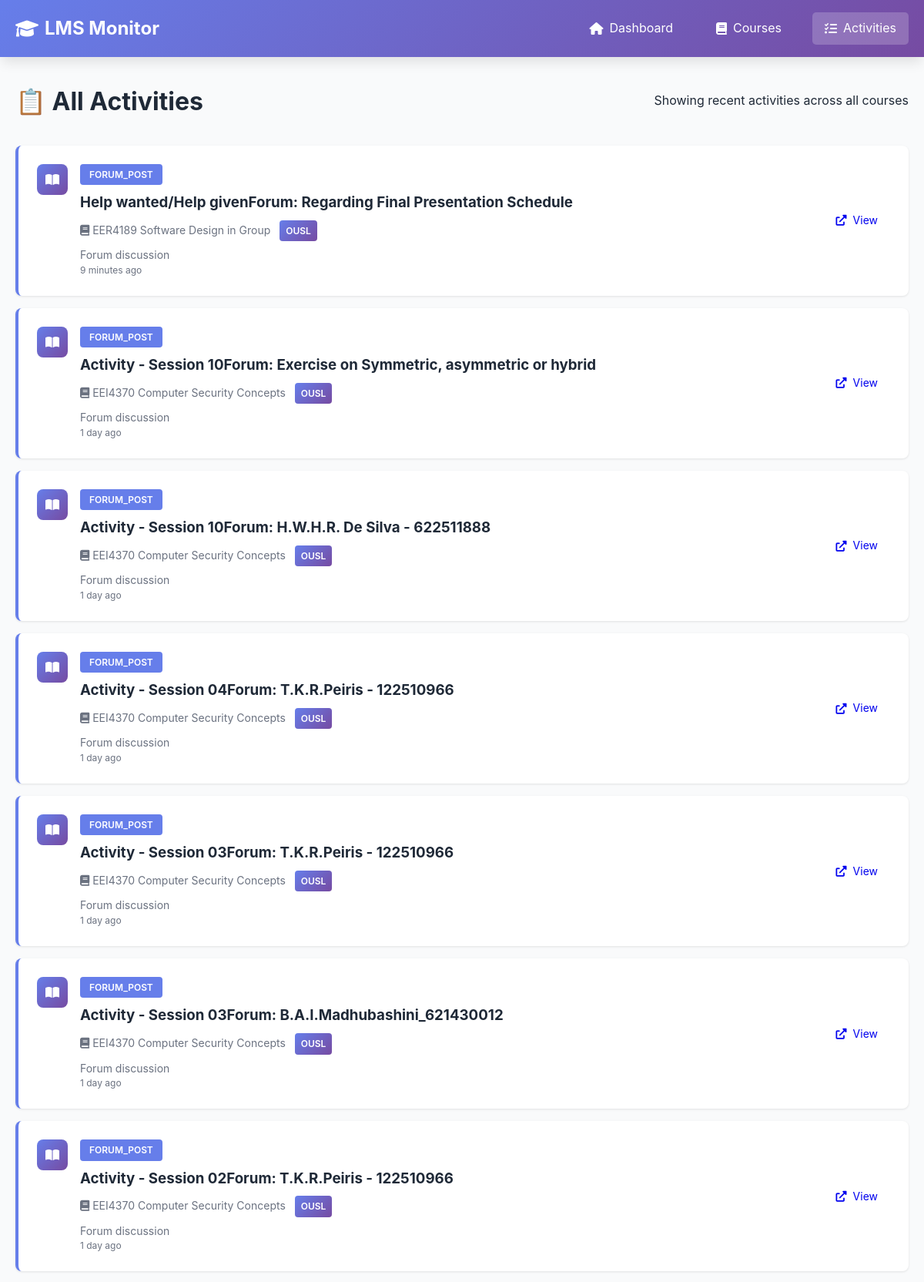
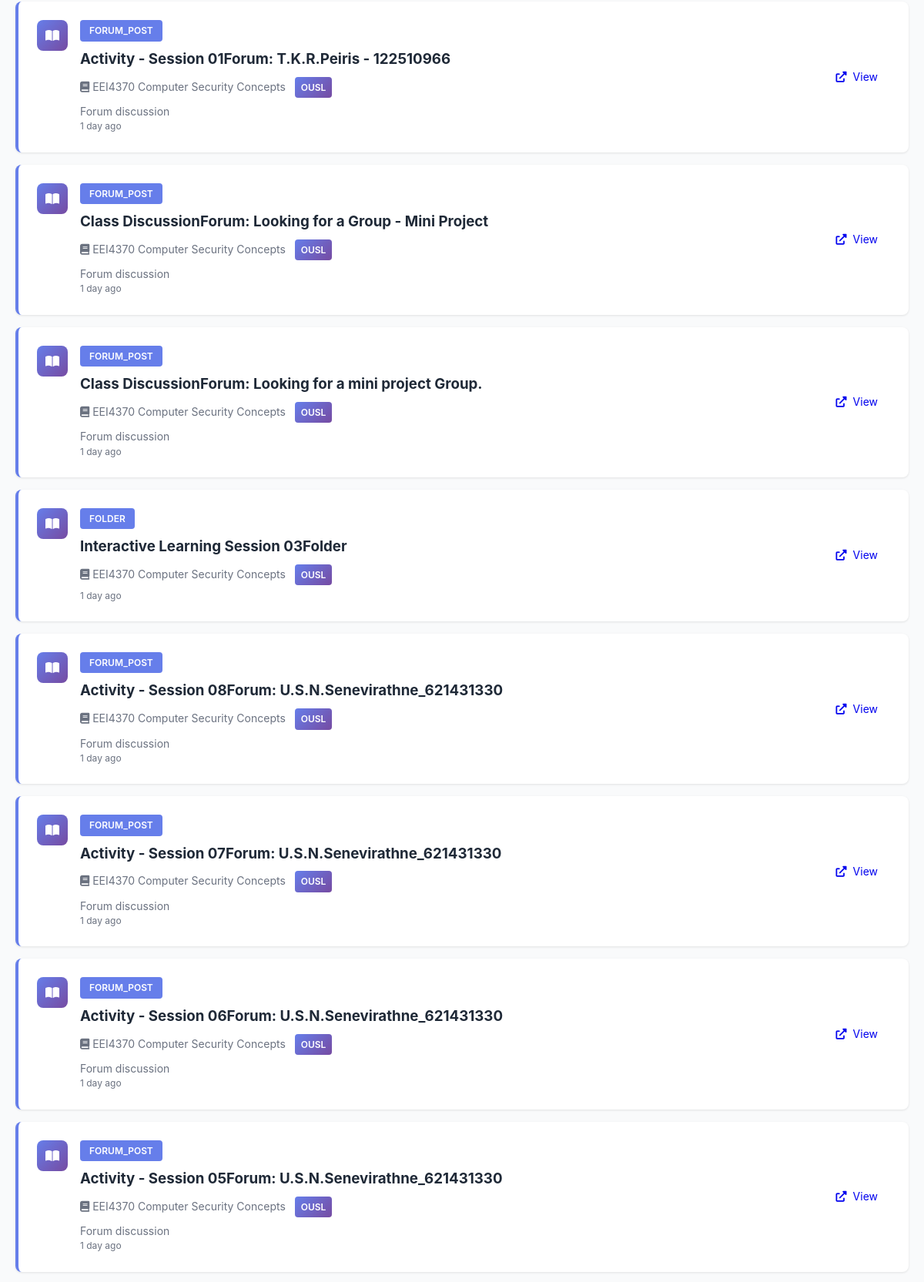
The app's page /activities (upper part) with its own data (2 pictures, top to bottom).
### tables this page shows
CREATE TABLE courses (
                id INTEGER PRIMARY KEY AUTOINCREMENT,
                course_id TEXT UNIQUE NOT NULL,
                lms_name TEXT NOT NULL,
                course_name TEXT NOT NULL,
                course_url TEXT,
                first_seen TIMESTAMP DEFAULT CURRENT_TIMESTAMP,
                last_checked TIMESTAMP DEFAULT CURRENT_TIMESTAMP
            );

### app.py (the view)
@app.route('/activities')
def activities():
    limit = int(request.args.get('limit', 50))
    activities_list = db.get_recent_activities(limit=limit)
    return render_template('activities.html', activities=activities_list)

### database.py (called while the page is built)
    def get_connection(self):
        return sqlite3.connect(self.db_path)

    def get_recent_activities(self, limit: int = 50) -> List[Dict[str, Any]]:
        conn = self.get_connection()
        cursor = conn.cursor()
        cursor.execute("""
            SELECT
                a.activity_id,
                a.activity_type,
                a.title,
                a.description,
                a.url,
                a.deadline,
                a.first_seen,
                a.is_new,
                c.course_name,
                c.lms_name
            FROM activities a
            JOIN courses c ON a.course_id = c.course_id
            ORDER BY a.first_seen DESC
            LIMIT ?
        """, (limit,))
        columns = [desc[0] for desc in cursor.description]
        activities = [dict(zip(columns, row)) for row in cursor.fetchall()]
        conn.close()
        return activities

### templates/activities.html (shortened to what this page needs)
{% extends "base.html" %}  {% block content %}
<div class="page-header">
  <h1>📋 All Activities</h1>
  <p>Showing recent activities across all courses</p>
</div>
{% if activities %}
<div class="activities-list">
  {% for activity in activities %}
  <div class="activity-list-item {% if activity.is_new %}new{% endif %}">
    <div class="activity-icon">
      {% if activity.activity_type == 'assign' %}
      <i class="fas fa-file-alt"></i>
      {% elif activity.activity_type == 'quiz' %}
      <i class="fas fa-question-circle"></i>
      {% elif activity.activity_type == 'resource' %}
      <i class="fas fa-file"></i>
      {% elif activity.activity_type == 'forum' %}
      <i class="fas fa-comments"></i>
      {% else %}
      <i class="fas fa-book-open"></i>
      {% endif %}
    </div>
    <div class="activity-content">
      <div class="activity-header">
        <span class="activity-type">{{ activity.activity_type }}</span>
      </div>
      <h3>{{ activity.title }}</h3>
      <p class="activity-course">
        <i class="fas fa-book"></i> {{ activity.course_name }}
        <span class="lms-badge">{{ activity.lms_name }}</span>
      </p>
       {% if activity.description %}
      <p class="activity-description">
        {{ activity.description[:200] }}
      </p>
      {% endif %}
      <p class="activity-time">{{ activity.first_seen|timeago }}</p>
    </div>
    {% if activity.url %}
    <div class="activity-actions">
      <a href="{{ activity.url }}" target="_blank" class="btn btn-small">
        <i class="fas fa-external-link-alt"></i> View
      </a>
    </div>
    {% endif %}
  </div>
  {% endfor %}
</div>
{% endif %} {% endblock %}

### static/style.css (style rules this page uses)
:root { --primary-color: #667eea; --secondary-color: #764ba2; --accent-color: #f093fb; --success-color: #10b981; --danger-color: #ef4444; --warning-color: #f59e0b; --info-color: #3b82f6; --text-color: #1f2937; --text-light: #6b7280; --bg-color: #f9fafb; --card-bg: #ffffff; --border-color: #e5e7eb; --shadow: 0 1px 3px rgba(0, 0, 0, 0.1); --shadow-lg: 0 10px 15px -3px rgba(0, 0, 0, 0.1); }
* { margin: 0; padding: 0; box-sizing: border-box; }
body { font-family: -apple-system, BlinkMacSystemFont, "Segoe UI", Roboto, "Helvetica Neue", Arial, sans-serif; line-height: 1.6; color: var(--text-color); background-color: var(--bg-color); }
.page-header { display: flex; justify-content: space-between; align-items: center; margin-bottom: 2rem; flex-wrap: wrap; gap: 1rem; }
.page-header h1 { font-size: 2rem; color: var(--text-color); }
.btn { padding: 0.75rem 1.5rem; border: none; border-radius: 5px; cursor: pointer; font-size: 1rem; text-decoration: none; display: inline-flex; align-items: center; gap: 0.5rem; transition: all 0.3s; }
.btn-small { padding: 0.5rem 1rem; font-size: 0.875rem; }
.activity-icon { width: 40px; height: 40px; border-radius: 8px; background: linear-gradient( 135deg, var(--primary-color) 0%, var(--secondary-color) 100% ); color: white; display: flex; align-items: center; justify-content: center; flex-shrink: 0; }
.activity-content { flex: 1; }
.activity-header { display: flex; align-items: center; gap: 0.5rem; margin-bottom: 0.5rem; }
.activity-type { background: var(--primary-color); color: white; padding: 0.25rem 0.75rem; border-radius: 4px; font-size: 0.75rem; text-transform: uppercase; font-weight: 600; }
.activity-content h4, .activity-content h3 { margin-bottom: 0.5rem; color: var(--text-color); }
.activity-course { color: var(--text-light); font-size: 0.875rem; margin-bottom: 0.25rem; }
.activity-time { color: var(--text-light); font-size: 0.75rem; }
.activity-description { color: var(--text-light); font-size: 0.875rem; margin-top: 0.5rem; line-height: 1.4; }
.lms-badge { background: var(--secondary-color); color: white; padding: 0.25rem 0.5rem; border-radius: 3px; font-size: 0.75rem; font-weight: 600; }
.activities-list { display: flex; flex-direction: column; gap: 1rem; }
.activity-list-item { display: flex; gap: 1rem; padding: 1.5rem; background: var(--card-bg); border-radius: 8px; box-shadow: var(--shadow); border-left: 4px solid var(--primary-color); transition: all 0.3s; }
.activity-actions { display: flex; align-items: center; }
.lms-badge { display: inline-block; padding: 0.25rem 0.5rem; background: linear-gradient(135deg, #667eea, #764ba2); color: white; border-radius: 4px; font-size: 0.75rem; font-weight: 600; margin-left: 0.5rem; }

### records on screen
courses: activity_type "FORUM_POST", title "Help wanted/Help givenForum: Regarding Final Presentation Schedule", course_name "EER4189 Software Design in Group", lms_name "OUSL", description "Forum discussion", first_seen "9 minutes ago"
courses: activity_type "FORUM_POST", title "Activity - Session 10Forum: Exercise on Symmetric, asymmetric or hybrid", course_name "EEI4370 Computer Security Concepts", lms_name "OUSL", description "Forum discussion", first_seen "1 day ago", title "Activity - Session 10Forum: H.W.H.R. De Silva - 622511888", title "Activity - Session 04Forum: T.K.R.Peiris - 122510966", title "Activity - Session 03Forum: T.K.R.Peiris - 122510966", title "Activity - Session 03Forum: B.A.I.Madhubashini_621430012", title "Activity - Session 02Forum: T.K.R.Peiris - 122510966", title "Activity - Session 01Forum: T.K.R.Peiris - 122510966", title "Class DiscussionForum: Looking for a Group - Mini Project", title "Class DiscussionForum: Looking for a mini project Group.", activity_type "FOLDER", title "Interactive Learning Session 03Folder", title "Activity - Session 08Forum: U.S.N.Senevirathne_621431330", title "Activity - Session 07Forum: U.S.N.Senevirathne_621431330", title "Activity - Session 06Forum: U.S.N.Senevirathne_621431330", title "Activity - Session 05Forum: U.S.N.Senevirathne_621431330"
